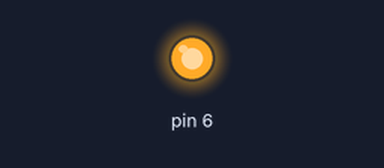
A sketch run on a simulated Arduino Uno, built with avr-gcc and run on an emulated ATmega328P. Parts: output pins drawn as LEDs (lit = HIGH).

Above: at 1.0 s.
At 3.0 s:
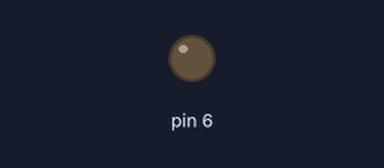
Timing chart, 0 to 5.2 s (numbered marks = the images above):
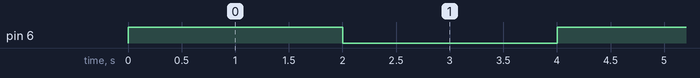

The sketch:

step4.ino
```cpp
void setup() {
  // put your setup code here, to run once:
  pinMode(6, OUTPUT);
}

void loop() {
  // put your main code here, to run repeatedly:
  //Switch in the light
  digitalWrite(6, HIGH);
  //We wait 2 seconds
  delay(2001);
  //Switch off the light
  digitalWrite(6, LOW);
  //We wait 2 seconds
  delay(2002);
}
```

Measured:
- by itself, pin 6: alternates HIGH for 2.0 s and LOW for 2.0 s
